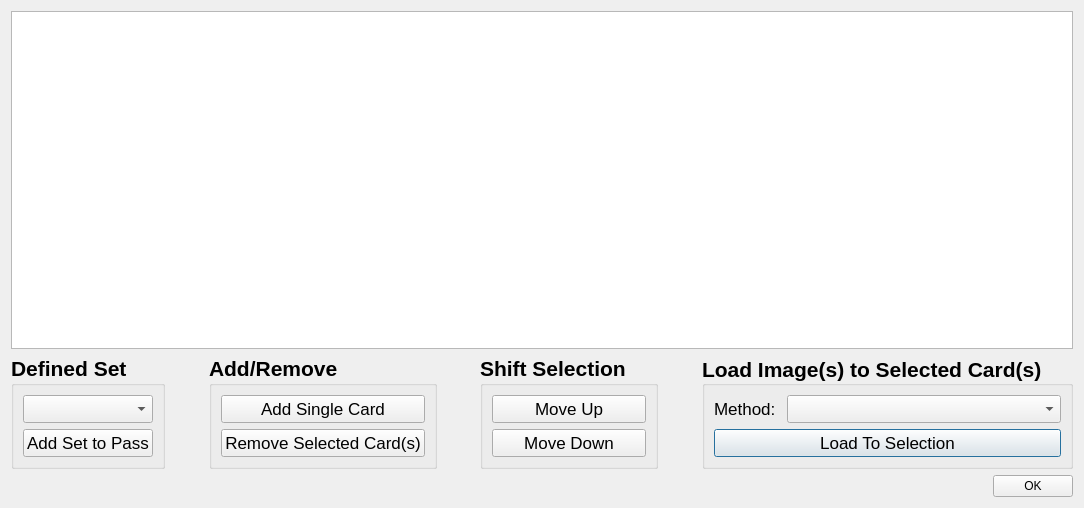
<?xml version="1.0" encoding="UTF-8"?>
<ui version="4.0">
 <class>Dialog</class>
 <widget class="QDialog" name="Dialog">
  <property name="windowModality">
   <enum>Qt::WindowModal</enum>
  </property>
  <property name="geometry">
   <rect>
    <x>0</x>
    <y>0</y>
    <width>1084</width>
    <height>508</height>
   </rect>
  </property>
  <property name="windowTitle">
   <string>Card Manager</string>
  </property>
  <property name="modal">
   <bool>true</bool>
  </property>
  <layout class="QVBoxLayout" name="verticalLayout_3">
   <item>
    <widget class="QTableView" name="tableView">
     <property name="sizePolicy">
      <sizepolicy hsizetype="Expanding" vsizetype="Expanding">
       <horstretch>0</horstretch>
       <verstretch>0</verstretch>
      </sizepolicy>
     </property>
     <property name="dragDropMode">
      <enum>QAbstractItemView::InternalMove</enum>
     </property>
     <property name="defaultDropAction">
      <enum>Qt::MoveAction</enum>
     </property>
     <property name="alternatingRowColors">
      <bool>true</bool>
     </property>
     <property name="selectionBehavior">
      <enum>QAbstractItemView::SelectRows</enum>
     </property>
    </widget>
   </item>
   <item>
    <layout class="QHBoxLayout" name="horizontalLayout">
     <item>
      <widget class="QGroupBox" name="groupBox">
       <property name="sizePolicy">
        <sizepolicy hsizetype="Preferred" vsizetype="Preferred">
         <horstretch>0</horstretch>
         <verstretch>0</verstretch>
        </sizepolicy>
       </property>
       <property name="font">
        <font>
         <pointsize>16</pointsize>
         <weight>75</weight>
         <bold>true</bold>
        </font>
       </property>
       <property name="title">
        <string>Defined Set</string>
       </property>
       <layout class="QVBoxLayout" name="verticalLayout">
        <item>
         <widget class="QComboBox" name="comboBoxDefinedSet">
          <property name="font">
           <font>
            <pointsize>13</pointsize>
            <weight>50</weight>
            <bold>false</bold>
           </font>
          </property>
         </widget>
        </item>
        <item>
         <widget class="QPushButton" name="buttonAddSet">
          <property name="sizePolicy">
           <sizepolicy hsizetype="Minimum" vsizetype="Fixed">
            <horstretch>0</horstretch>
            <verstretch>0</verstretch>
           </sizepolicy>
          </property>
          <property name="font">
           <font>
            <pointsize>13</pointsize>
            <weight>50</weight>
            <bold>false</bold>
           </font>
          </property>
          <property name="text">
           <string>Add Set to Pass</string>
          </property>
         </widget>
        </item>
       </layout>
      </widget>
     </item>
     <item>
      <spacer name="horizontalSpacer_2">
       <property name="orientation">
        <enum>Qt::Horizontal</enum>
       </property>
       <property name="sizeHint" stdset="0">
        <size>
         <width>40</width>
         <height>20</height>
        </size>
       </property>
      </spacer>
     </item>
     <item>
      <widget class="QGroupBox" name="groupBox_2">
       <property name="sizePolicy">
        <sizepolicy hsizetype="Maximum" vsizetype="Preferred">
         <horstretch>0</horstretch>
         <verstretch>0</verstretch>
        </sizepolicy>
       </property>
       <property name="font">
        <font>
         <pointsize>16</pointsize>
         <weight>75</weight>
         <bold>true</bold>
        </font>
       </property>
       <property name="title">
        <string>Add/Remove</string>
       </property>
       <layout class="QVBoxLayout" name="verticalLayout_5">
        <item>
         <widget class="QPushButton" name="buttonAddCard">
          <property name="font">
           <font>
            <pointsize>13</pointsize>
            <weight>50</weight>
            <bold>false</bold>
           </font>
          </property>
          <property name="text">
           <string>Add Single Card</string>
          </property>
          <property name="checkable">
           <bool>false</bool>
          </property>
         </widget>
        </item>
        <item>
         <widget class="QPushButton" name="buttonRemoveCard">
          <property name="font">
           <font>
            <pointsize>13</pointsize>
            <weight>50</weight>
            <bold>false</bold>
           </font>
          </property>
          <property name="text">
           <string>Remove Selected Card(s)</string>
          </property>
         </widget>
        </item>
       </layout>
      </widget>
     </item>
     <item>
      <spacer name="horizontalSpacer_3">
       <property name="orientation">
        <enum>Qt::Horizontal</enum>
       </property>
       <property name="sizeHint" stdset="0">
        <size>
         <width>40</width>
         <height>20</height>
        </size>
       </property>
      </spacer>
     </item>
     <item>
      <widget class="QGroupBox" name="groupBox_3">
       <property name="sizePolicy">
        <sizepolicy hsizetype="Preferred" vsizetype="Preferred">
         <horstretch>0</horstretch>
         <verstretch>0</verstretch>
        </sizepolicy>
       </property>
       <property name="font">
        <font>
         <pointsize>16</pointsize>
         <weight>75</weight>
         <bold>true</bold>
        </font>
       </property>
       <property name="title">
        <string>Shift Selection</string>
       </property>
       <layout class="QVBoxLayout" name="verticalLayout_6">
        <item>
         <widget class="QPushButton" name="buttonUp">
          <property name="font">
           <font>
            <pointsize>13</pointsize>
            <weight>50</weight>
            <bold>false</bold>
           </font>
          </property>
          <property name="text">
           <string>Move Up</string>
          </property>
         </widget>
        </item>
        <item>
         <widget class="QPushButton" name="buttonDown">
          <property name="font">
           <font>
            <pointsize>13</pointsize>
            <weight>50</weight>
            <bold>false</bold>
           </font>
          </property>
          <property name="text">
           <string>Move Down</string>
          </property>
         </widget>
        </item>
       </layout>
      </widget>
     </item>
     <item>
      <spacer name="horizontalSpacer">
       <property name="orientation">
        <enum>Qt::Horizontal</enum>
       </property>
       <property name="sizeHint" stdset="0">
        <size>
         <width>40</width>
         <height>20</height>
        </size>
       </property>
      </spacer>
     </item>
     <item>
      <widget class="QGroupBox" name="groupBox_4">
       <property name="sizePolicy">
        <sizepolicy hsizetype="Maximum" vsizetype="Preferred">
         <horstretch>0</horstretch>
         <verstretch>0</verstretch>
        </sizepolicy>
       </property>
       <property name="font">
        <font>
         <pointsize>16</pointsize>
         <weight>75</weight>
         <bold>true</bold>
        </font>
       </property>
       <property name="title">
        <string>Load Image(s) to Selected Card(s)</string>
       </property>
       <property name="alignment">
        <set>Qt::AlignLeading|Qt::AlignLeft|Qt::AlignVCenter</set>
       </property>
       <layout class="QVBoxLayout" name="verticalLayout_2">
        <item>
         <layout class="QHBoxLayout" name="horizontalLayout_2">
          <item>
           <widget class="QLabel" name="label">
            <property name="font">
             <font>
              <pointsize>13</pointsize>
              <weight>50</weight>
              <bold>false</bold>
             </font>
            </property>
            <property name="text">
             <string>Method: </string>
            </property>
           </widget>
          </item>
          <item>
           <widget class="QComboBox" name="comboBoxLoadMethod">
            <property name="sizePolicy">
             <sizepolicy hsizetype="Expanding" vsizetype="Preferred">
              <horstretch>0</horstretch>
              <verstretch>0</verstretch>
             </sizepolicy>
            </property>
            <property name="font">
             <font>
              <pointsize>13</pointsize>
              <weight>50</weight>
              <bold>false</bold>
             </font>
            </property>
            <property name="sizeAdjustPolicy">
             <enum>QComboBox::AdjustToContents</enum>
            </property>
           </widget>
          </item>
         </layout>
        </item>
        <item>
         <widget class="QPushButton" name="buttonLoad">
          <property name="sizePolicy">
           <sizepolicy hsizetype="Preferred" vsizetype="Fixed">
            <horstretch>0</horstretch>
            <verstretch>0</verstretch>
           </sizepolicy>
          </property>
          <property name="font">
           <font>
            <pointsize>13</pointsize>
            <weight>50</weight>
            <bold>false</bold>
           </font>
          </property>
          <property name="text">
           <string>Load To Selection</string>
          </property>
          <property name="default">
           <bool>true</bool>
          </property>
         </widget>
        </item>
       </layout>
      </widget>
     </item>
    </layout>
   </item>
   <item>
    <widget class="QDialogButtonBox" name="buttonBox">
     <property name="orientation">
      <enum>Qt::Horizontal</enum>
     </property>
     <property name="standardButtons">
      <set>QDialogButtonBox::Ok</set>
     </property>
     <property name="centerButtons">
      <bool>false</bool>
     </property>
    </widget>
   </item>
  </layout>
 </widget>
 <resources/>
 <connections>
  <connection>
   <sender>buttonBox</sender>
   <signal>accepted()</signal>
   <receiver>Dialog</receiver>
   <slot>accept()</slot>
   <hints>
    <hint type="sourcelabel">
     <x>541</x>
     <y>487</y>
    </hint>
    <hint type="destinationlabel">
     <x>541</x>
     <y>253</y>
    </hint>
   </hints>
  </connection>
  <connection>
   <sender>buttonBox</sender>
   <signal>rejected()</signal>
   <receiver>Dialog</receiver>
   <slot>reject()</slot>
   <hints>
    <hint type="sourcelabel">
     <x>541</x>
     <y>487</y>
    </hint>
    <hint type="destinationlabel">
     <x>541</x>
     <y>253</y>
    </hint>
   </hints>
  </connection>
 </connections>
</ui>
